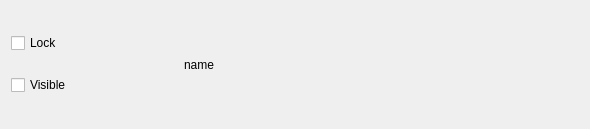
<?xml version="1.0" encoding="UTF-8"?>
<ui version="4.0">
 <class>LayerUI</class>
 <widget class="QWidget" name="LayerUI">
  <property name="geometry">
   <rect>
    <x>0</x>
    <y>0</y>
    <width>590</width>
    <height>129</height>
   </rect>
  </property>
  <property name="minimumSize">
   <size>
    <width>0</width>
    <height>0</height>
   </size>
  </property>
  <property name="maximumSize">
   <size>
    <width>5000</width>
    <height>500</height>
   </size>
  </property>
  <property name="windowTitle">
   <string>LayerUI</string>
  </property>
  <layout class="QHBoxLayout" name="horizontalLayout_2" stretch="0,7,3">
   <item>
    <layout class="QVBoxLayout" name="verticalLayout">
     <property name="spacing">
      <number>0</number>
     </property>
     <item>
      <widget class="QCheckBox" name="lock">
       <property name="text">
        <string>Lock</string>
       </property>
      </widget>
     </item>
     <item>
      <widget class="QCheckBox" name="visible">
       <property name="text">
        <string>Visible</string>
       </property>
      </widget>
     </item>
    </layout>
   </item>
   <item>
    <widget class="QWidget" name="Image" native="true">
     <property name="maximumSize">
      <size>
       <width>100</width>
       <height>100</height>
      </size>
     </property>
    </widget>
   </item>
   <item>
    <layout class="QVBoxLayout" name="verticalLayout_2">
     <item>
      <widget class="QLabel" name="name">
       <property name="text">
        <string>name</string>
       </property>
      </widget>
     </item>
    </layout>
   </item>
  </layout>
 </widget>
 <layoutdefault spacing="6" margin="11"/>
 <resources/>
 <connections/>
</ui>
